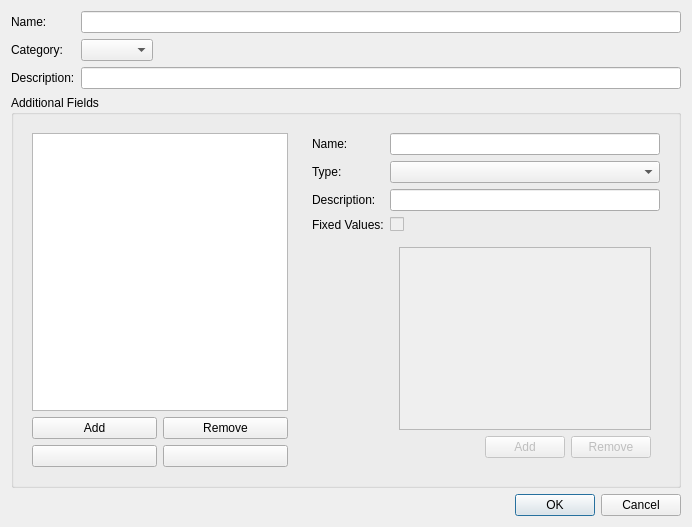
<?xml version="1.0" encoding="UTF-8"?>
<ui version="4.0">
 <class>PartTypeDialog</class>
 <widget class="QDialog" name="PartTypeDialog">
  <property name="geometry">
   <rect>
    <x>0</x>
    <y>0</y>
    <width>692</width>
    <height>527</height>
   </rect>
  </property>
  <property name="windowTitle">
   <string>Dialog</string>
  </property>
  <layout class="QVBoxLayout" name="verticalLayout">
   <item>
    <layout class="QFormLayout" name="formLayout">
     <property name="sizeConstraint">
      <enum>QLayout::SetDefaultConstraint</enum>
     </property>
     <property name="fieldGrowthPolicy">
      <enum>QFormLayout::ExpandingFieldsGrow</enum>
     </property>
     <item row="0" column="0">
      <widget class="QLabel" name="label">
       <property name="text">
        <string>Name:</string>
       </property>
      </widget>
     </item>
     <item row="0" column="1">
      <widget class="QLineEdit" name="partNameEdit"/>
     </item>
     <item row="1" column="0">
      <widget class="QLabel" name="label_2">
       <property name="text">
        <string>Category:</string>
       </property>
      </widget>
     </item>
     <item row="1" column="1">
      <widget class="QComboBox" name="partCategoryCombo"/>
     </item>
     <item row="2" column="0">
      <widget class="QLabel" name="label_4">
       <property name="text">
        <string>Description:</string>
       </property>
      </widget>
     </item>
     <item row="2" column="1">
      <widget class="QLineEdit" name="partDescriptionEdit"/>
     </item>
    </layout>
   </item>
   <item>
    <widget class="QGroupBox" name="groupBox">
     <property name="sizePolicy">
      <sizepolicy hsizetype="Preferred" vsizetype="Expanding">
       <horstretch>0</horstretch>
       <verstretch>0</verstretch>
      </sizepolicy>
     </property>
     <property name="title">
      <string>Additional Fields</string>
     </property>
     <layout class="QHBoxLayout" name="horizontalLayout">
      <item>
       <widget class="QWidget" name="widget_2" native="true">
        <property name="sizePolicy">
         <sizepolicy hsizetype="Preferred" vsizetype="Expanding">
          <horstretch>0</horstretch>
          <verstretch>0</verstretch>
         </sizepolicy>
        </property>
        <layout class="QVBoxLayout" name="verticalLayout_2">
         <item>
          <widget class="QListView" name="fieldListView">
           <property name="selectionBehavior">
            <enum>QAbstractItemView::SelectRows</enum>
           </property>
          </widget>
         </item>
         <item>
          <layout class="QGridLayout" name="gridLayout">
           <item row="0" column="0">
            <widget class="QPushButton" name="addFieldButton">
             <property name="text">
              <string>Add</string>
             </property>
             <property name="icon">
              <iconset resource="resources.qrc">
               <normaloff>:/images/list-add_16x16.png</normaloff>:/images/list-add_16x16.png</iconset>
             </property>
            </widget>
           </item>
           <item row="0" column="1">
            <widget class="QPushButton" name="removeFieldButton">
             <property name="text">
              <string>Remove</string>
             </property>
             <property name="icon">
              <iconset resource="resources.qrc">
               <normaloff>:/images/list-remove_16x16.png</normaloff>:/images/list-remove_16x16.png</iconset>
             </property>
            </widget>
           </item>
           <item row="1" column="0">
            <widget class="QPushButton" name="fieldUpButton">
             <property name="toolTip">
              <string>Move item up</string>
             </property>
             <property name="text">
              <string/>
             </property>
             <property name="icon">
              <iconset resource="resources.qrc">
               <normaloff>:/images/arrow-up_16x16.png</normaloff>:/images/arrow-up_16x16.png</iconset>
             </property>
            </widget>
           </item>
           <item row="1" column="1">
            <widget class="QPushButton" name="fieldDownButton">
             <property name="toolTip">
              <string>Move item down</string>
             </property>
             <property name="text">
              <string/>
             </property>
             <property name="icon">
              <iconset resource="resources.qrc">
               <normaloff>:/images/arrow-down_16x16.png</normaloff>:/images/arrow-down_16x16.png</iconset>
             </property>
            </widget>
           </item>
          </layout>
         </item>
        </layout>
       </widget>
      </item>
      <item>
       <widget class="QWidget" name="widget" native="true">
        <property name="sizePolicy">
         <sizepolicy hsizetype="Expanding" vsizetype="Expanding">
          <horstretch>1</horstretch>
          <verstretch>0</verstretch>
         </sizepolicy>
        </property>
        <layout class="QFormLayout" name="formLayout_2">
         <item row="0" column="0">
          <widget class="QLabel" name="label_5">
           <property name="text">
            <string>Name:</string>
           </property>
          </widget>
         </item>
         <item row="0" column="1">
          <widget class="QLineEdit" name="fieldNameEdit"/>
         </item>
         <item row="2" column="0">
          <widget class="QLabel" name="label_6">
           <property name="text">
            <string>Type:</string>
           </property>
          </widget>
         </item>
         <item row="2" column="1">
          <widget class="QComboBox" name="fieldCombo"/>
         </item>
         <item row="4" column="0">
          <widget class="QLabel" name="label_7">
           <property name="text">
            <string>Description:</string>
           </property>
          </widget>
         </item>
         <item row="4" column="1">
          <widget class="QLineEdit" name="fieldDescriptionEdit"/>
         </item>
         <item row="6" column="0">
          <widget class="QLabel" name="label_8">
           <property name="text">
            <string>Fixed Values:</string>
           </property>
          </widget>
         </item>
         <item row="6" column="1">
          <widget class="QCheckBox" name="fixedValuesCheckBox">
           <property name="enabled">
            <bool>false</bool>
           </property>
           <property name="text">
            <string/>
           </property>
          </widget>
         </item>
         <item row="9" column="1">
          <widget class="QWidget" name="widget_3" native="true">
           <layout class="QVBoxLayout" name="verticalLayout_3">
            <item>
             <widget class="QListView" name="fixedValuesListview">
              <property name="enabled">
               <bool>false</bool>
              </property>
              <property name="selectionBehavior">
               <enum>QAbstractItemView::SelectRows</enum>
              </property>
             </widget>
            </item>
            <item>
             <layout class="QHBoxLayout" name="horizontalLayout_2">
              <item>
               <spacer name="horizontalSpacer">
                <property name="orientation">
                 <enum>Qt::Horizontal</enum>
                </property>
                <property name="sizeHint" stdset="0">
                 <size>
                  <width>40</width>
                  <height>20</height>
                 </size>
                </property>
               </spacer>
              </item>
              <item>
               <widget class="QPushButton" name="pushButton_4">
                <property name="enabled">
                 <bool>false</bool>
                </property>
                <property name="text">
                 <string>Add</string>
                </property>
                <property name="icon">
                 <iconset resource="resources.qrc">
                  <normaloff>:/images/list-add_16x16.png</normaloff>:/images/list-add_16x16.png</iconset>
                </property>
               </widget>
              </item>
              <item>
               <widget class="QPushButton" name="pushButton_3">
                <property name="enabled">
                 <bool>false</bool>
                </property>
                <property name="text">
                 <string>Remove</string>
                </property>
                <property name="icon">
                 <iconset resource="resources.qrc">
                  <normaloff>:/images/list-remove_16x16.png</normaloff>:/images/list-remove_16x16.png</iconset>
                </property>
               </widget>
              </item>
             </layout>
            </item>
           </layout>
          </widget>
         </item>
        </layout>
       </widget>
      </item>
     </layout>
    </widget>
   </item>
   <item>
    <widget class="QDialogButtonBox" name="buttonBox">
     <property name="orientation">
      <enum>Qt::Horizontal</enum>
     </property>
     <property name="standardButtons">
      <set>QDialogButtonBox::Cancel|QDialogButtonBox::Ok</set>
     </property>
    </widget>
   </item>
  </layout>
 </widget>
 <resources>
  <include location="resources.qrc"/>
 </resources>
 <connections>
  <connection>
   <sender>buttonBox</sender>
   <signal>accepted()</signal>
   <receiver>PartTypeDialog</receiver>
   <slot>accept()</slot>
   <hints>
    <hint type="sourcelabel">
     <x>248</x>
     <y>254</y>
    </hint>
    <hint type="destinationlabel">
     <x>157</x>
     <y>274</y>
    </hint>
   </hints>
  </connection>
  <connection>
   <sender>buttonBox</sender>
   <signal>rejected()</signal>
   <receiver>PartTypeDialog</receiver>
   <slot>reject()</slot>
   <hints>
    <hint type="sourcelabel">
     <x>316</x>
     <y>260</y>
    </hint>
    <hint type="destinationlabel">
     <x>286</x>
     <y>274</y>
    </hint>
   </hints>
  </connection>
 </connections>
</ui>
